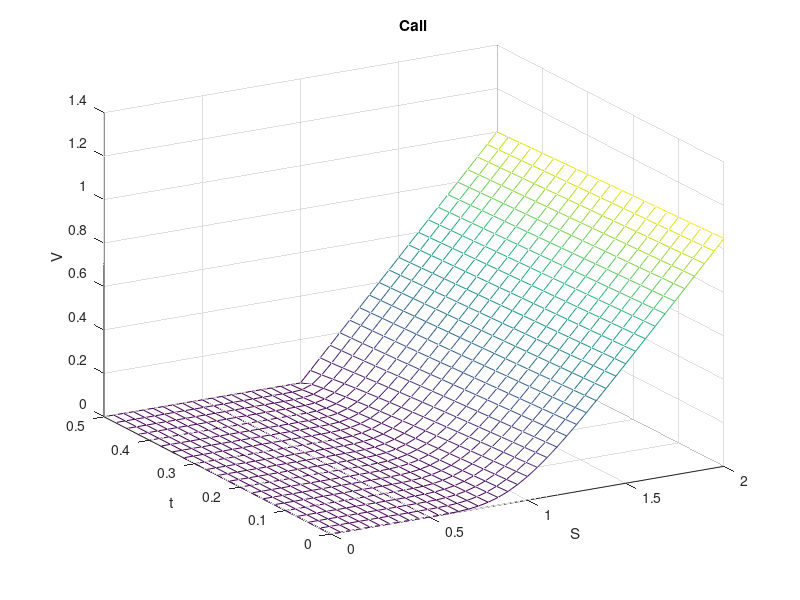
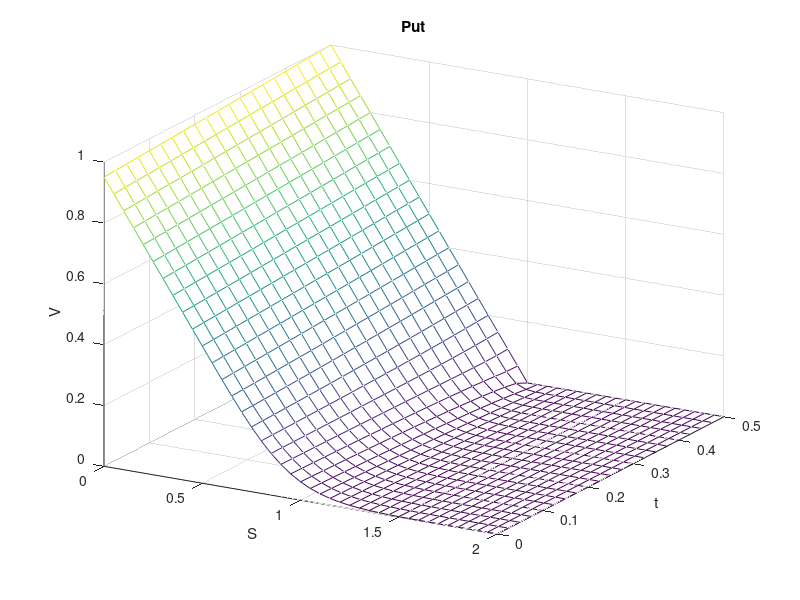
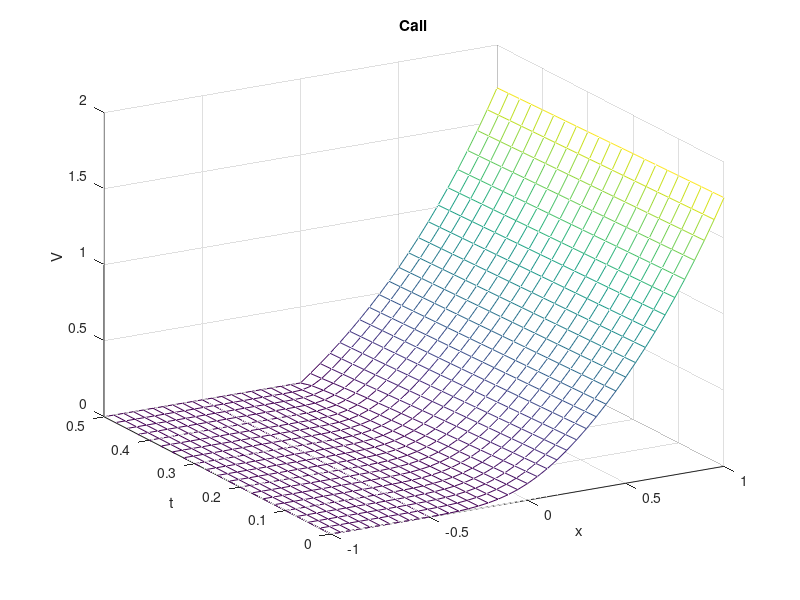
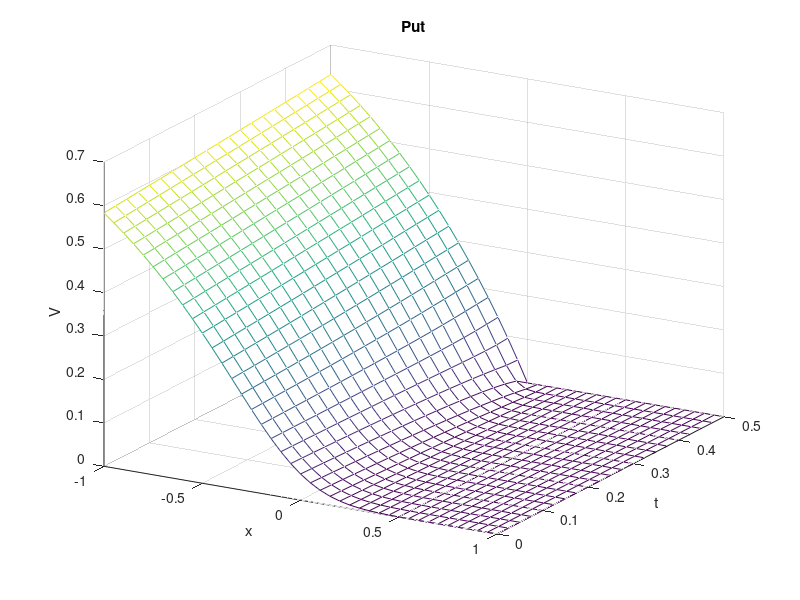

The MATLAB source for these figures, in order: (Note: this script raises an error after producing the figures.)
%% Compute the Black-Scholes-Merton price of European and lookback options
% The model for the underlying is geometric Brownian motion
% dS = mu*S*dt + sigma*S*dW

% Contract parameters
T = 0.5; % maturity
K = 1; % strike price
ndates = 1; % monitoring dates

% Market parameters
S0 = 1; % spot price
r = 0.1; % risk-free interest rate
q = 0; % dividend rate

% Model parameter
sigma = 0.3; % volatility

% Monte Carlo parameters; npaths = nblocks*nsample
nblocks = 5000; % number of blocks
nsample = 2000; % number of paths per block

% Fourier parameters
xwidth = 6; % width of the support in real space
ngrid = 2^8; % number of grid points
alpha = -10; % damping factor for a call

% Controls
figures = 1;

%% Analytical solution
tic
muABM = r-q-0.5*sigma^2; % drift coefficient of the arithmetic Brownian motion
d1 = (log(S0/K)+(r-q+0.5*sigma^2)*T)/(sigma*sqrt(T));
% d2 = d1 - sigma*sqrt(T);
d2 = (log(S0/K)+(r-q-0.5*sigma^2)*T)/(sigma*sqrt(T));
Vca = S0*exp(-q*T)*cdf('Normal',d1,0,1) - K*exp(-r*T)*cdf('Normal',d2,0,1);
Vpa = K*exp(-r*T)*cdf('Normal',-d2,0,1) - S0*exp(-q*T)*cdf('Normal',-d1,0,1);
% Put-call parity: Vp = Vc + Kexp(-rT) - S0exp(-q*T)
cputime_a = toc;

% Analytical solution provided by Matlab's Financial Toolbox
tic
[VcaM,VpaM] = blsprice(S0,K,r,T,sigma,q);
cputime_aM = toc;

% Print the results
fprintf('%20s%14s%14s%14s\n','','call','put','CPU_time/s')
fprintf('%20s%14.10f%14.10f%14.10f\n','BS analytical',Vca,Vpa,cputime_a)
fprintf('%20s%14.10f%14.10f%14.10f\n','BS analytical Matlab',VcaM,VpaM,cputime_aM)

if figures ~= 0

    % Plot the analytical solution
    [St,t] = meshgrid(0:.05:2,0:0.025:T);
    d1 = (log(St/K)+(r-q+0.5*sigma^2)*(T-t))./(sigma*sqrt(T-t));
    d2 = (log(St/K)+(r-q-0.5*sigma^2)*(T-t))./(sigma*sqrt(T-t));

    close all
    figure(1)
    Vc = St.*exp(-q*(T-t)).*cdf('Normal',d1,0,1) - K*exp(-r*(T-t)).*cdf('Normal',d2,0,1);
    Vc(end,:) = max(St(end,:)-K,0);
    mesh(St,t,Vc)
    xlabel('S')
    ylabel('t')
    zlabel('V')
    title('Call')
    view(-30,24)
    print('-dpng','bsc.png')
    
    figure(2)
    Vp = K*exp(-r*(T-t)).*cdf('Normal',-d2,0,1) - St.*exp(-q*(T-t)).*cdf('Normal',-d1,0,1);
    Vp(end,:) = max(K-St(end,:),0);
    mesh(St,t,Vp)
    xlabel('S')
    ylabel('t')
    zlabel('V')
    title('Put')
    view(30,24)
    print('-dpng','bsp.png')
    
    % Plot the analytical solution as a function of the log price
    k = log(K/S0);
    [xt,t] = meshgrid(-1:.05:1,0:0.025:T);
    d1 = (xt-k+(r-q+0.5*sigma^2)*(T-t))./(sigma*sqrt(T-t));
    d2 = (xt-k+(r-q-0.5*sigma^2)*(T-t))./(sigma*sqrt(T-t));
    
    figure(3)
    Vc = S0*(exp(xt-q*(T-t)).*cdf('Normal',d1,0,1) - exp(k-r*(T-t)).*cdf('Normal',d2,0,1));
    Vc(end,:) = S0*max(exp(xt(end,:))-exp(k),0);
    mesh(xt,t,Vc)
    xlabel('x')
    ylabel('t')
    zlabel('V')
    title('Call')
    view(-30,24)
    print('-dpng','bscx.png')
    
    figure(4)
    Vp = S0*(exp(k-r*(T-t)).*cdf('Normal',-d2,0,1) - exp(xt-q*(T-t)).*cdf('Normal',-d1,0,1));
    Vp(end,:) = S0*max(exp(k)-exp(xt(end,:)),0);
    mesh(xt,t,Vp)
    xlabel('x')
    ylabel('t')
    zlabel('V')
    title('Put')
    view(30,24)
    print('-dpng','bspx.png')

end

%% Fourier transform method

% Grids in real and Fourier space
tic
N = ngrid/2;
b = xwidth/2; % upper bound of the support in real space
dx = xwidth/ngrid; % grid step in real space
x = dx*(-N:N-1); % grid in real space
dxi = pi/b; % Nyquist relation: grid step in Fourier space
xi = dxi*(-N:N-1); % grid in Fourier space

% Characteristic function at time T
xia = xi+1i*alpha; % call
psi = 1i*muABM*xia-0.5*(sigma*xia).^2; % characteristic exponent
Psic = exp(psi*T); % characteristic function
xia = xi-1i*alpha; % put
psi = 1i*muABM*xia-0.5*(sigma*xia).^2; % characteristic exponent
Psip = exp(psi*T); % characteristic function

% These functions provide the characteristic functions of 8 Levy processes
% param = parameters(1,T,T,r,q); % set the parameters editing parameters.m
% [x,fc,xi,Psic] = kernel(ngrid,-b,b,param,alpha,0,1); % call
% [x,fp,xi,Psip] = kernel(ngrid,-b,b,param,-alpha,0,1); % put

% Fourier transform of the payoff
b = xwidth/2; % upper bound of the support in real space
U = S0*exp(b);
L = S0*exp(-b);
[~,gc,Gc] = payoff(x,xi,alpha,K,L,U,S0,1); % call
[S,gp,Gp] = payoff(x,xi,-alpha,K,L,U,S0,0); % put

% Discounted expected payoff computed with the Plancherel theorem
c = exp(-r*T).*real(fftshift(fft(ifftshift(Gc.*conj(Psic)))))/xwidth; % call
VcF = interp1(S,c,S0,'spline');
p = exp(-r*T).*real(fftshift(fft(ifftshift(Gp.*conj(Psip)))))/xwidth; % put
VpF = interp1(S,p,S0,'spline');
cputime_F = toc;
fprintf('%20s%14.10f%14.10f%14.10f\n','Fourier',VcF,VpF,cputime_F)

% Figures
% figures_ft(S,x,xi,Psic,gc,Gc) % call
% figures_ft(S,x,xi,Psip,gp,Gp) % put

%% Monte Carlo

tic;
dt = T/ndates; % monitoring interval
VcMCb = zeros(nblocks,1);
VpMCb = zeros(nblocks,1);
for i = 1:nblocks
    
    % Increments of the arithmetic Brownian motion X(t) = log(S(t)/S(0))
    dX = muABM*dt + sigma*sqrt(dt)*randn(ndates,nsample);

    % Accumulate the increments
    X = cumsum(dX,1);

    % Transform extrema to geometric Brownian motion S(t)
    Smax = S0*exp(max(X,[],1));
    Smin = S0*exp(min(X,[],1));

    % Discounted expected payoff
    VcMCb(i) = exp(-r*T)*mean(max(Smax-K,0));
    VpMCb(i) = exp(-r*T)*mean(max(K-Smin,0));

end
VcMC = mean(VcMCb);
VpMC = mean(VpMCb);
scMC = sqrt(var(VcMCb)/nblocks);
spMC = sqrt(var(VpMCb)/nblocks);
cputime_MC = toc;
fprintf('%20s%14.10f%14.10f%14.10f\n','Monte Carlo',VcMC,VpMC,cputime_MC)
fprintf('%20s%14.10f%14.10f\n','Monte Carlo stdev',scMC,spMC)
